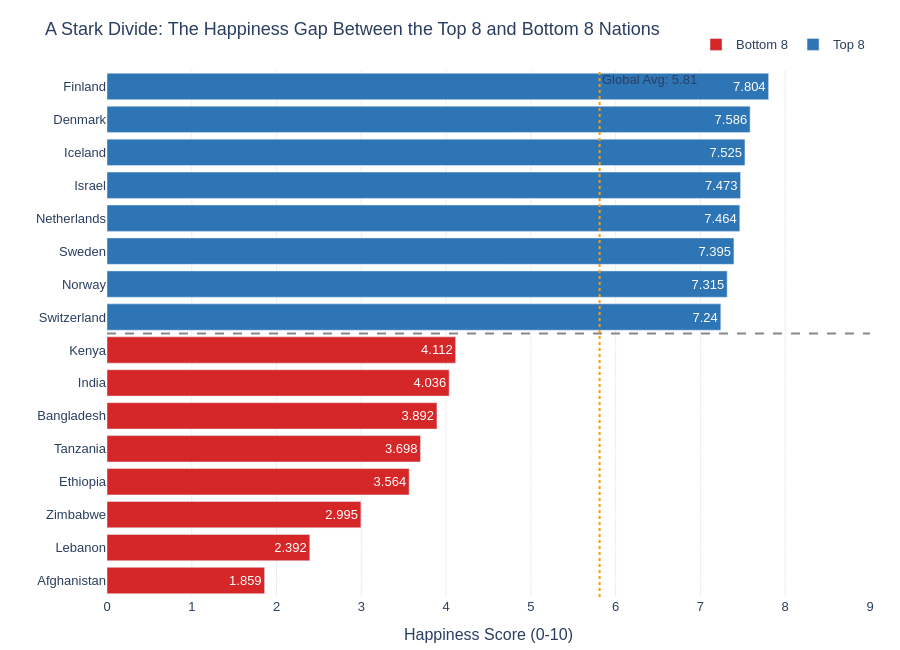

Notebook code cell kept with this figure:
### Markdown cell above
---
## Task 2 — Bottom vs. Top: A Contrast Story

**What to build:** A bar chart that highlights the **gap between the happiest and least happy countries**, focusing on a specific insight.

**Requirements:**
- Show the **top 8 AND bottom 8 countries** together (16 bars total)
- Use **colour** to distinguish the two groups (not Plotly's default rainbow)
- Add a **visual separator or annotation** that emphasises the gap
- Insight title that tells the story of the gap

**Hint:** Use `pd.concat([df.nlargest(8,'Happiness_Score'), df.nsmallest(8,'Happiness_Score')])` to get both groups.

**Stretch goal:** Add a vertical reference line showing the global average.

### Code cell
# Task 2: Top 8 vs. Bottom 8 contrast
# ------------------------------------

# Step 1: Get top and bottom countries
top8 = df.nlargest(8, 'Happiness_Score').copy()
top8['Group'] = 'Top 8'
bottom8 = df.nsmallest(8, 'Happiness_Score').copy()
bottom8['Group'] = 'Bottom 8'

combined = pd.concat([bottom8, top8]).sort_values('Happiness_Score')
global_avg = df['Happiness_Score'].mean()
print(f"Global average: {global_avg:.2f}")

# Step 2: Build your chart
# YOUR CODE HERE

fig = px.bar(
    data_frame=combined,
    x='Happiness_Score', 
    y='Country',
    orientation='h',
    color='Group', 
    color_discrete_map={'Top 8': '#2E75B6', 'Bottom 8': '#D62728'},
    title='A Stark Divide: The Happiness Gap Between the Top 8 and Bottom 8 Nations',
    labels={'Happiness_Score': 'Happiness Score (0-10)', 'Country': '', 'Group': ''},
    text='Happiness_Score'
)

fig.update_layout(
    xaxis=dict(range=[0, 9]),
    plot_bgcolor='white',
    paper_bgcolor='white',
    font=dict(family='Arial', size=13),
    xaxis_gridcolor='#EEEEEE',
    yaxis_gridcolor='white',
    showlegend=True,
    legend=dict(orientation='h', yanchor='bottom', y=1.02, xanchor='right', x=1),
    margin=dict(l=10, r=30, t=70, b=40),
    height=650
)

fig.add_shape(
    type="line",
    x0=0, x1=1, xref="paper",
    y0=0.5, y1=0.5, yref="paper",
    line=dict(color="#888888", width=2, dash="dash"),
)

fig.add_vline(
    x=global_avg, 
    line_dash="dot", 
    line_color="#FF9900", 
    line_width=2,
    annotation_text=f"Global Avg: {global_avg:.2f}", 
    annotation_position="top right"
)

fig.show()

### Figure 1 — Plotly figure (JSON) as saved in the notebook; plotly's stock layout.template omitted (floating-point values rounded to 4 significant figures)
{"data": [{"hovertemplate": "=%{y}<br>Happiness Score (0-10)=%{text}<extra></extra>", "legendgroup": "Bottom 8", "marker": {"color": "#D62728", "pattern": {"shape": ""}}, "name": "Bottom 8", "orientation": "h", "showlegend": true, "text": [1.859, 2.392, 2.995, 3.564, 3.698, 3.892, 4.036, 4.112], "textposition": "auto", "type": "bar", "x": [1.859, 2.392, 2.995, 3.564, 3.698, 3.892, 4.036, 4.112], "xaxis": "x", "y": ["Afghanistan", "Lebanon", "Zimbabwe", "Ethiopia", "Tanzania", "Bangladesh", "India", "Kenya"], "yaxis": "y"}, {"hovertemplate": "=%{y}<br>Happiness Score (0-10)=%{text}<extra></extra>", "legendgroup": "Top 8", "marker": {"color": "#2E75B6", "pattern": {"shape": ""}}, "name": "Top 8", "orientation": "h", "showlegend": true, "text": [7.24, 7.315, 7.395, 7.464, 7.473, 7.525, 7.586, 7.804], "textposition": "auto", "type": "bar", "x": [7.24, 7.315, 7.395, 7.464, 7.473, 7.525, 7.586, 7.804], "xaxis": "x", "y": ["Switzerland", "Norway", "Sweden", "Netherlands", "Israel", "Iceland", "Denmark", "Finland"], "yaxis": "y"}], "layout": {"annotations": [{"showarrow": false, "text": "Global Avg: 5.81", "x": 5.811, "xanchor": "left", "xref": "x", "y": 1, "yanchor": "top", "yref": "y domain"}], "barmode": "relative", "font": {"family": "Arial", "size": 13}, "height": 650, "legend": {"orientation": "h", "title": {"text": ""}, "tracegroupgap": 0, "x": 1, "xanchor": "right", "y": 1.02, "yanchor": "bottom"}, "margin": {"b": 40, "l": 10, "r": 30, "t": 70}, "paper_bgcolor": "white", "plot_bgcolor": "white", "shapes": [{"line": {"color": "#888888", "dash": "dash", "width": 2}, "type": "line", "x0": 0, "x1": 1, "xref": "paper", "y0": 0.5, "y1": 0.5, "yref": "paper"}, {"line": {"color": "#FF9900", "dash": "dot", "width": 2}, "type": "line", "x0": 5.811, "x1": 5.811, "xref": "x", "y0": 0, "y1": 1, "yref": "y domain"}], "showlegend": true, "title": {"text": "A Stark Divide: The Happiness Gap Between the Top 8 and Bottom 8 Nations"}, "xaxis": {"anchor": "y", "domain": [0, 1], "gridcolor": "#EEEEEE", "range": [0, 9], "title": {"text": "Happiness Score (0-10)"}}, "yaxis": {"anchor": "x", "domain": [0, 1], "gridcolor": "white", "title": {"text": ""}}}}
